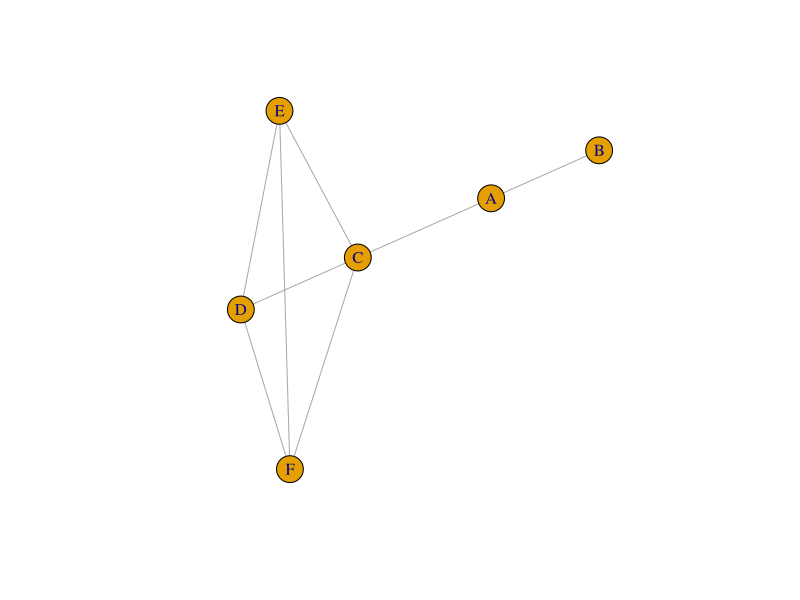
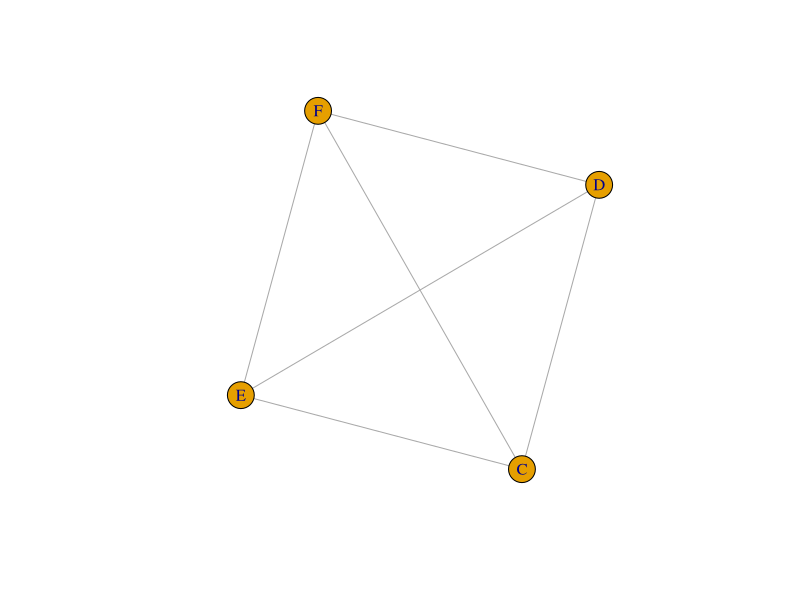

Generate these figures, in order, with R:
install.packages('igraph')
library(igraph)

# for reproducibility of graphs plots (plot.igraph uses random numbers)
set.seed(123)

# create an example graph
D <- read.table(header=T,text=
'from to
A B
A C
C D
C F
C E
D E
D F
E F')

g1 <- graph.data.frame(D,directed=F)

# plot the original graph
dev.new()
plot(g1)
 

# find all the largest cliques (returns a list of vector of vertiex ids)
a <- largest.cliques(g1)

# let's just take the first of the largest cliques
# (in this case there's just one clique)
clique1 <- a[[1]]

# subset the original graph by passing the clique vertices
g2 <- induced.subgraph(graph=g1,vids=clique1)

# plot the clique
dev.new()
plot(g2)
 